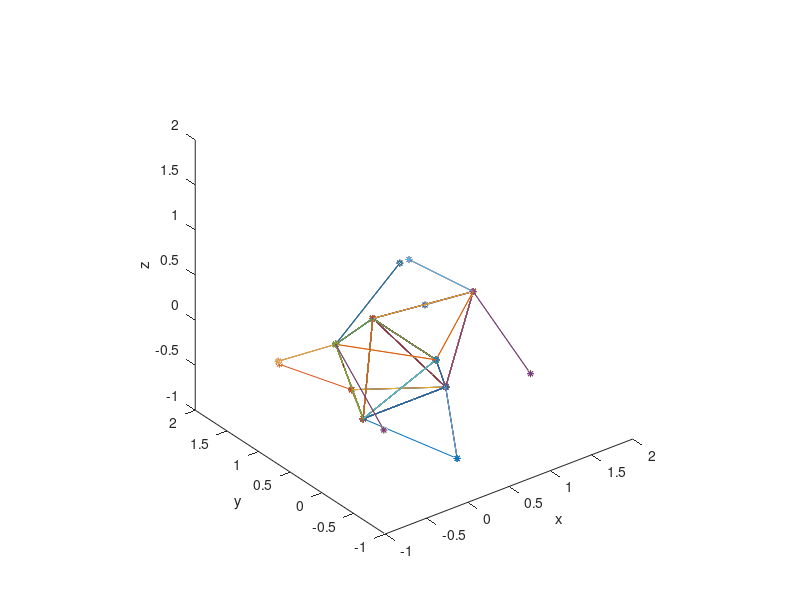

This chart was generated by the following MATLAB code:
clc
clear all
close all

%X = [1 0 1; 0 0 0; 0 0 0];
%Y = [0 0 0; 1 0 1; 0 0 0];
%Z = [0 1 0; 0 0 0; 1 0 1];
data = load('Output.txt');
s = size(data);
col = s(2);
figure(1);
for i = 1: length(data)
    x = data(i, 1:3:s(2));
    y = data(i, 2:3:s(2));
    z = data(i, 3:3:s(2));
    plot3(x,y,z,'*-','MarkerSize',5)
    hold on
end
%mesh(X*0.5, Y*0.5, Z*0.5)



axis equal
axis([-1  2    -1  2    -1  2])

xlabel('x');
ylabel('y');
zlabel('z');
